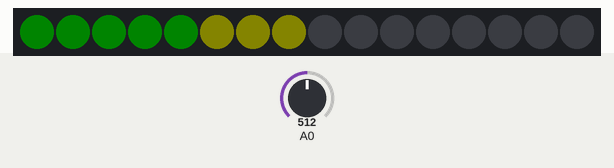
Bench run of a sketch on a simulated Arduino Uno, built with avr-gcc and run on an emulated ATmega328P. Shown: 16 RGB LEDs in strip order, left to right. The test bench sets the inputs (shaded band); at power-on: A0 = 512. Dim RGB values are drawn brighter than linear.

Above: at 2.7 s.
2.8 s: A0 set to 1007
At 3.7 s:
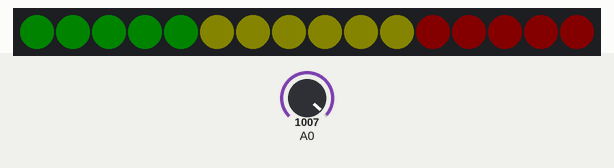
4.3 s: A0 set to 1023
At 4.35 s:
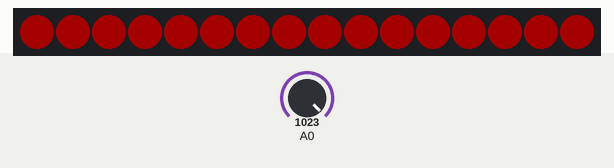
6.1 s: A0 set to 900
At 6.9 s:
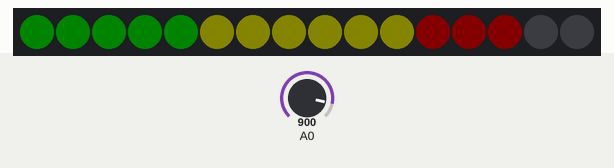
7.6 s: A0 set to 306
At 8.6 s:
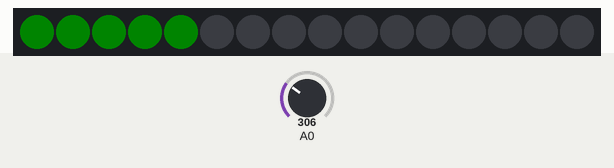
9.1 s: A0 set to 511
At 9.7 s:
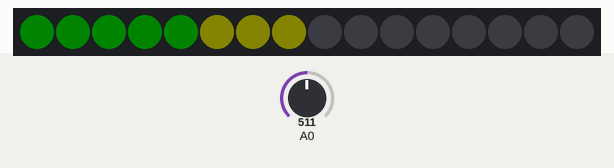
10.6 s: A0 set to 7
At 12.0 s:
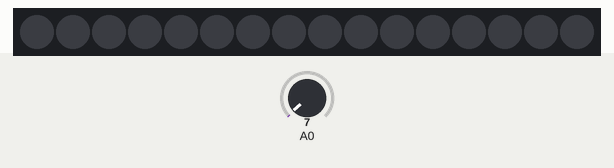
Timing chart, 0 to 13.1 s (numbered marks = the images above; inputs shaded):
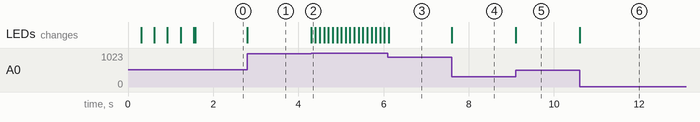

The sketch:

LEDLightStrip.ino
```cpp
#include <Adafruit_NeoPixel.h>

#define LED_len 16
#define PIN6 6

Adafruit_NeoPixel strip = Adafruit_NeoPixel(LED_len, PIN6, NEO_GRB + NEO_KHZ800);
uint32_t green = strip.Color(0, 20, 0),
         yellow = strip.Color(20, 20, 0),
         red = strip.Color(20, 0, 0),
         red_max = strip.Color(100, 0, 0),
         blue = strip.Color(0, 0, 20),
         ledArray[16] = {green, green, green, green, green, yellow, yellow, yellow, yellow, yellow, yellow, red, red, red, red, red};

int prev_RPM_Signal;


void setup() {
  // put your setup code here, to run once:
  strip.begin();
  strip.setBrightness(100);

  //Startup Animation
  //lr4leds();
  for (int i = 0; i < 3; i ++) {
    lr2mid();
  }
}


void loop() {
  // put your main code here, to run repeatedly:
  // RPM input signal - Map the raw input signal to however
  int RPM_Signal = map(analogRead(0), 0, 1023, 0, 17);

  if ((prev_RPM_Signal != RPM_Signal) or (RPM_Signal == 17)) {
    prev_RPM_Signal = RPM_Signal;
    updateLEDs(RPM_Signal);
  }

}

void updateLEDs(int RPM) {
  // Updates LEDs to indicate RPM
  // Tachometer increases/decreases linearly
  if (RPM == 0) {
    strip.clear();
    strip.show();
  }
  else if (0 < RPM and RPM < 17) {
      // Below max RPM
      for (int i = 0; i < LED_len; i++) {
        if (i < RPM) {
          strip.setPixelColor(i, ledArray[i]);
        }
        else {
          strip.setPixelColor(i, 0);
        }
      }
      strip.show();
    }
    else if (RPM == 17) {
    // At max RPM - Flash red
    // Red on
    for (int i = 0; i < LED_len; i++) {
      strip.setPixelColor(i, red_max);
      }
    strip.show();
    delay(100);

    // Red off
    strip.clear();
    strip.show();
    delay(100);
    }
    else {
      // Error indicator - RPM signal is out of range
      strip.clear();
      for (int i = 0; i < LED_len; i = i + 2) {
        strip.setPixelColor(i, blue);
      }
      strip.show();
    }
}

// Start-Up Animations
void lrrl() {
  for (int i = 0; i <= LED_len; i++) {
    strip.setPixelColor(i, ledArray[i]);
    strip.show();
    delay(30);
  }

  for (int j = 0; j <= LED_len; j++) {
    strip.setPixelColor(j, 0);
    strip.show();
    delay(30);
  }
}

void lr2mid() {
  for (int i = 0; i <= LED_len/2; i++) {
    strip.setPixelColor(i, blue);
    strip.setPixelColor(LED_len - i, blue);
    strip.show();
    delay(30);
  }

  for (int j = LED_len/2; j > 0; j--) {
    strip.setPixelColor(j-1, 0);
    strip.setPixelColor(LED_len - j, 0);
    strip.show();
    delay(30);
  }
}

void lr4leds() {
  for (int i = 0; i <= LED_len + 4; i++) {
    strip.setPixelColor(i, ledArray[i]);
    strip.setPixelColor(i-4, 0);
    strip.show();
    delay(50);

  }
}
```

Measured:
- the behaviour switches between 1022 and 1023 on A0 (found by bisection; images 1 and 2)
- after the input at 2.8 s, the LEDs: change at once (image 1)
- after the input at 4.3 s, the LEDs: change at once (image 2)
- after the input at 6.1 s, the LEDs: change at once (image 3)
- after the input at 7.6 s, the LEDs: change at once (image 4)
- after the input at 9.1 s, the LEDs: change at once (image 5)
- after the input at 10.6 s, the LEDs: change at once (image 6)
